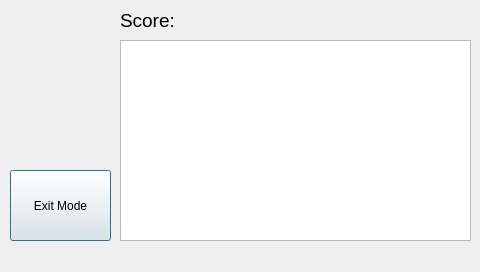
<?xml version="1.0" encoding="UTF-8"?>
<ui version="4.0">
 <class>onePlayerScreen</class>
 <widget class="QDialog" name="onePlayerScreen">
  <property name="geometry">
   <rect>
    <x>0</x>
    <y>0</y>
    <width>480</width>
    <height>272</height>
   </rect>
  </property>
  <property name="windowTitle">
   <string>Single Player</string>
  </property>
  <widget class="QTextBrowser" name="playerScore">
   <property name="geometry">
    <rect>
     <x>120</x>
     <y>40</y>
     <width>351</width>
     <height>201</height>
    </rect>
   </property>
  </widget>
  <widget class="QLabel" name="playerLabel">
   <property name="geometry">
    <rect>
     <x>120</x>
     <y>0</y>
     <width>111</width>
     <height>41</height>
    </rect>
   </property>
   <property name="font">
    <font>
     <pointsize>14</pointsize>
    </font>
   </property>
   <property name="text">
    <string>Score:</string>
   </property>
   <property name="textFormat">
    <enum>Qt::PlainText</enum>
   </property>
  </widget>
  <widget class="QPushButton" name="playerExitBut">
   <property name="geometry">
    <rect>
     <x>10</x>
     <y>170</y>
     <width>101</width>
     <height>71</height>
    </rect>
   </property>
   <property name="maximumSize">
    <size>
     <width>480</width>
     <height>272</height>
    </size>
   </property>
   <property name="text">
    <string>Exit Mode</string>
   </property>
  </widget>
 </widget>
 <resources/>
 <connections/>
</ui>
